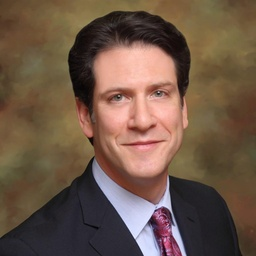
#> input picture Lab2/face2.jpg, 256 x 256 px, shrunk from 768 x 768 before the run
$ python lab2prob5.py
#> lines starting #> are read from the running program, lines starting #| are printed output that depends on the picture
# -*- coding: utf-8 -*-
"""
Created on Sun Aug  4 20:42:36 2019

@author: jctep
"""
import numpy as np
import cv2
import sys
import matplotlib.pyplot as plt

def convolution(img, kernel):

#    if kernel.shape[0] != kernel.shape[1]:
#        return('Please use squared matrix for the kernel')

#> called with img = 'face2.jpg', kernel = array of shape (3, 3)
    if kernel.shape[0] % 2 != 0 and kernel.shape[1] % 2 != 0:
        print("okay")

    else:
        print("please introduce a square and odd matrix")

    #elif (kernel.shape[0]%2) == 0:
    #    return('Please use an odd dimension for the kernel')

    image = cv2.imread(img)
#> image is the input picture: shape (256, 256, 3); mean B, G, R 71, 86.9, 109.8
    image_gray = cv2.cvtColor(image, cv2.COLOR_BGR2GRAY)
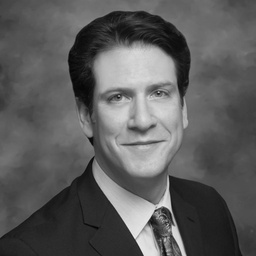
#> image_gray: shape (256, 256); min 4, max 235, mean 92

    height = image_gray.shape[0]
#> height = 256
    width = image_gray.shape[1]
#> width = 256

    init = int(np.floor(kernel.shape[0]/2))

    new_image = np.array([])

    for i in range(init, width-init-1):
        for j in range(init, height-init-1):
            new_matrix = image_gray[i-int(np.floor((kernel.shape[0])/2)):i+int(np.floor((kernel.shape[0])/2)+1),
                                 j-int(np.floor((kernel.shape[0])/2)):j+int(np.floor((kernel.shape[0])/2)+1)]
            value = (np.sum(new_matrix*kernel))/(kernel.shape[0]*kernel.shape[1])
            new_image = np.append(new_image, value)
    new_image = new_image.reshape((height-kernel.shape[0], width-kernel.shape[0]))
    cv2.imwrite('conv_out.jpg', new_image)
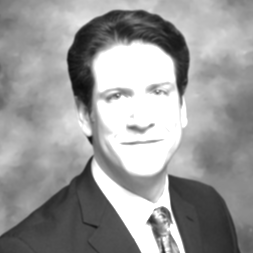
#> saved as conv_out.jpg: shape (253, 253); min 13, max 255, mean 153.5
    return(new_image)

k = np.array([[1,2,1],[2,4,2],[1,2,1]])

convolution("face2.jpg",k)
